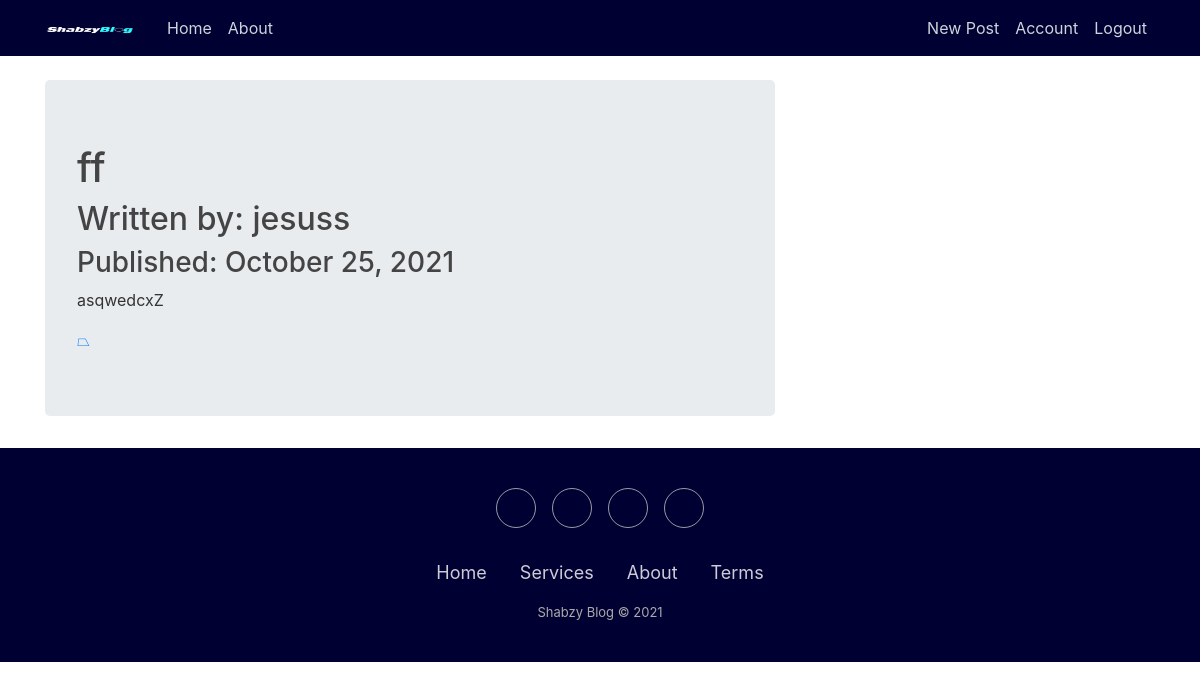
The page /2 (signed in) on the database its author committed.
### puppycompanyblog/models.py (models this page shows, shortened)
class BlogPost(db.Model):
    __tablename__ = 'posts'
    id = db.Column(db.Integer,primary_key = True)
    user_id = db.Column(db.Integer,db.ForeignKey('users.id'),nullable=False)
    date = db.Column(db.DateTime,nullable=False,default=datetime.utcnow)
    title = db.Column(db.String(140),nullable=False)
    text = db.Column(db.Text,nullable=False)
    comt = db.relationship('Comment',backref='comment',lazy=True)

class User(db.Model,UserMixin):
    __tablename__ = 'users'
    id = db.Column(db.Integer,primary_key = True)
    profile_image = db.Column(db.String(64),nullable=False,default='default_profile.png')
    email = db.Column(db.String(64),unique=True,index=True)
    username = db.Column(db.String(64),unique=True,index=True)
    password_hash = db.Column(db.String(128))
    posts = db.relationship('BlogPost',backref='author',lazy=True)

### puppycompanyblog/users/views.py (the view)
@users.route("/<username>")
def user_posts(username):
    page = request.args.get('page',1,type=int)
    user = User.query.filter_by(username=username).first_or_404()
    blog_posts = BlogPost.query.filter_by(author=user).order_by(BlogPost.date.desc()).paginate(page=page,per_page=5)
    return render_template('user_blog_posts.html',blog_posts=blog_posts,user=user)

### puppycompanyblog/blog_posts/views.py (called while the page is built)
@blog_posts.route('/<int:blog_post_id>')
@login_required
def blog_post(blog_post_id):
    blog_post = BlogPost.query.get_or_404(blog_post_id)
    return render_template('blog_post.html',title=blog_post.title,
                            date=blog_post.date,post=blog_post
    )

### puppycompanyblog/models.py (called while the page is built)
@login_manager.user_loader
def load_user(user_id):
    return User.query.get(user_id)

### puppycompanyblog/templates/blog_post.html (shortened to what this page needs)
{% extends "base.html" %}
{% block content %}
<div class="jumbotron">
  <h1>{{ post.title }}</h1>
  <h2>Written by: {{post.author.username}}</h2>
  <h3>Published: {{ post.date.strftime('%B %d, %Y') }}</h3>
  <p>{{post.text}}</p>
  <a href="{{url_for('come.create_comment', post_id=post.id)}}">⏢</a>
</div>
{% endblock content %}

### puppycompanyblog/static/main.css (style rules this page uses)
body { background: #ffffff; color: #333333; margin-top: 5rem; }
h1, h2, h3, h4, h5, h6 { color: #444444; }

### rows shown on the page
BlogPost: title "ff", date "October 25, 2021", text "asqwedcxZ"
User: author.username "jesuss"
